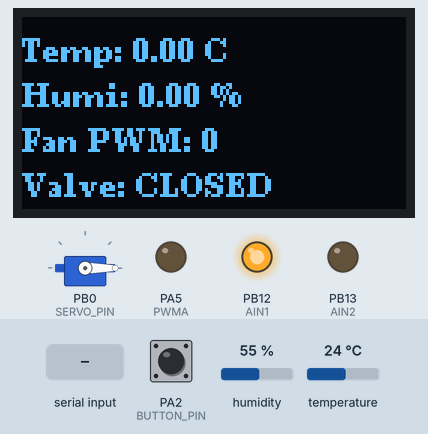
Recording of a sketch running on a simulated STM32 Blue Pill. Shown: 128×64 one-colour display, servo, output pins drawn as LEDs (lit = HIGH). The inputs (shaded band) are chosen by the test bench; at power-on: temperature 24 °C, PA2 (BUTTON_PIN) HIGH, humidity 55 %. What the sketch prints to the serial monitor is not drawn.

Above: at 1.2 s.
1.3 s: temperature set to 27 °C
At 2.3 s:
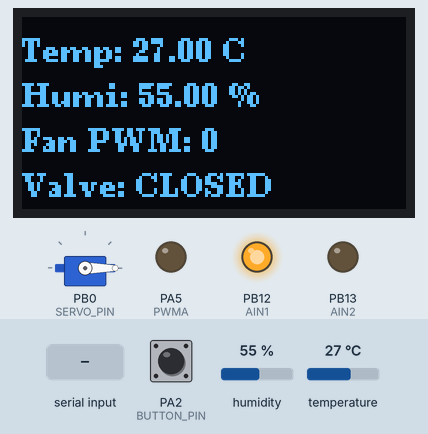
3.5 s: temperature set to 30 °C
At 6.6 s:
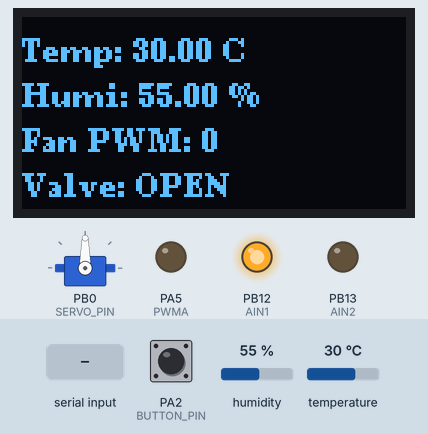
7.5 s: PA2 (BUTTON_PIN) pulled LOW for 0.15 s
At 8.7 s:
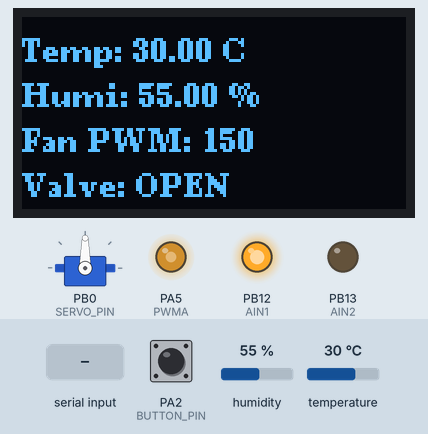
9.1 s: "VALVE_CLOSE\n" received over Serial
At 9.33 s:
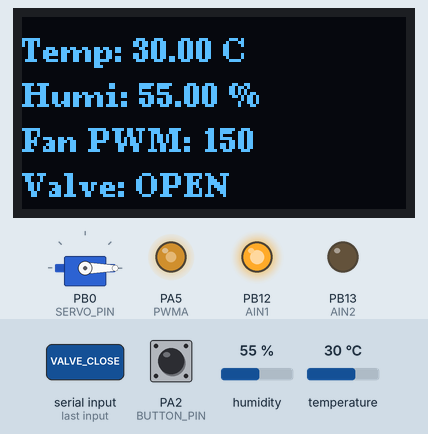
11.5 s: "FAN_PWM:90\n" received over Serial
At 11.8 s:
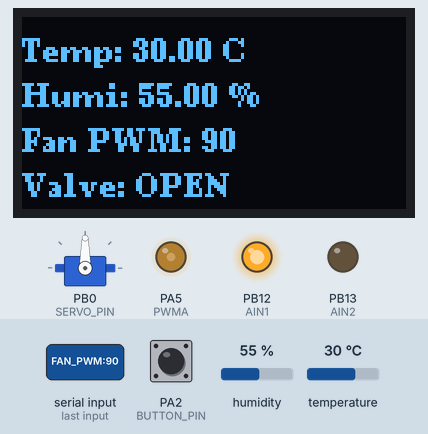
13.0 s: temperature set to 12 °C
At 15.0 s:
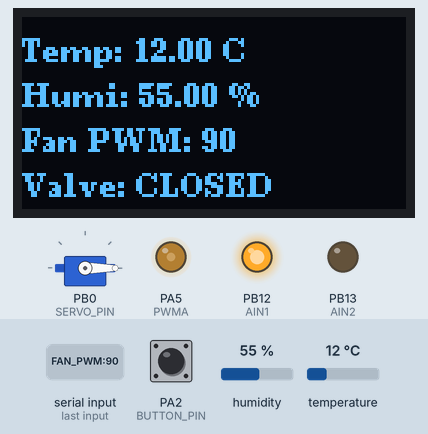
Timing chart, 0 to 16.5 s (numbered marks = the images above; inputs shaded):
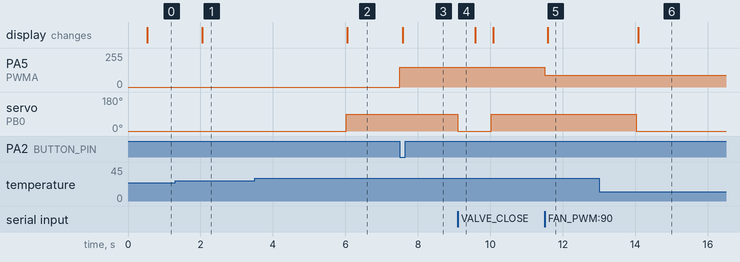

The sketch:

stm32_oled_valve_pid.ino
```cpp
// ============================================================
// STM32F103 + DHT11 + 风扇 + 舵机阀门 + OLED
//   · 新增：接收 FAN_PWM:<0-255> 指令，实现 PID 平滑调速
//   · 上报：T:温度,H:湿度,F:风扇(0/1),V:阀门(0/1),P:PWM(0-255)
//   · 风扇仅由指令控制（配合树莓派 PID）；阀门保留高温自动开（可关）
// 串口：Serial(PA9/PA10) @9600，接 ESP32 的 GPIO17/GPIO16
// ============================================================
#include <DHT.h>
#include <Wire.h>
#include <U8g2lib.h>
#include <Servo.h>

// --- 引脚定义 ---
#define DHTPIN PA0
#define DHTTYPE DHT11
#define AIN1 PB12
#define AIN2 PB13
#define PWMA PA5
#define BUTTON_PIN PA2
#define SERVO_PIN PB0

// 高温自动开阀门（风扇交给 PID 控制，这里只保留阀门自动逻辑；不需要就改成 0）
#define AUTO_VALVE_ON_HOT 1
#define HOT_TEMP 28.0

DHT dht(DHTPIN, DHTTYPE);
Servo valveServo;
U8G2_SSD1306_128X64_NONAME_F_HW_I2C u8g2(U8G2_R0, /* reset=*/ U8X8_PIN_NONE);

// --- 状态变量 ---
bool isFanOn = false;
bool isValveOpen = false;
int currentPwm = 0;              // 当前风扇 PWM(0-255)
int lastButtonState = HIGH;

unsigned long lastDhtReadTime = 0;
unsigned long lastSerialSendTime = 0;
unsigned long lastOledUpdateTime = 0;
const long dhtInterval = 2000;
const long serialInterval = 2000;
const long oledInterval = 500;
float currentTemp = 0.0;
float currentHumi = 0.0;

void setFanPwm(int pwm) {
  if (pwm < 0) pwm = 0;
  if (pwm > 255) pwm = 255;
  currentPwm = pwm;
  isFanOn = (pwm > 0);
  analogWrite(PWMA, pwm);
}

void setup() {
  pinMode(AIN1, OUTPUT);
  pinMode(AIN2, OUTPUT);
  pinMode(PWMA, OUTPUT);
  pinMode(BUTTON_PIN, INPUT_PULLUP);

  digitalWrite(AIN1, HIGH);
  digitalWrite(AIN2, LOW);
  setFanPwm(0);

  Serial.begin(9600);
  Serial.setTimeout(10);
  dht.begin();

  u8g2.begin();
  u8g2.setFont(u8g2_font_ncenB08_tr);

  valveServo.attach(SERVO_PIN);
  valveServo.write(0);
  isValveOpen = false;

  Serial.println("Industrial System Booted (PID-ready)...");
}

void loop() {
  unsigned long currentMillis = millis();

  // 任务1：本地按键（切换风扇全速/停）
  int currentButtonState = digitalRead(BUTTON_PIN);
  if (currentButtonState == LOW && lastButtonState == HIGH) {
    setFanPwm(isFanOn ? 0 : 150);
    delay(50);
  }
  lastButtonState = currentButtonState;

  // 任务2：读 DHT11 + 阀门高温自动
  if (currentMillis - lastDhtReadTime >= dhtInterval) {
    lastDhtReadTime = currentMillis;
    float t = dht.readTemperature();
    float h = dht.readHumidity();
    if (!isnan(t) && !isnan(h)) {
      currentTemp = t;
      currentHumi = h;
#if AUTO_VALVE_ON_HOT
      if (currentTemp > HOT_TEMP) {
        if (!isValveOpen) { isValveOpen = true; valveServo.write(90); }
      } else {
        if (isValveOpen) { isValveOpen = false; valveServo.write(0); }
      }
#endif
    }
  }

  // 任务3：接收远程指令（风扇 PWM / 开关 / 阀门）
  if (Serial.available() > 0) {
    String cmd = Serial.readStringUntil('\n');
    cmd.trim();
    if (cmd == "FAN_ON")  { setFanPwm(150); }
    if (cmd == "FAN_OFF") { setFanPwm(0); }
    if (cmd.startsWith("FAN_PWM:")) {          // PID 动态调速
      setFanPwm(cmd.substring(8).toInt());
    }
    if (cmd == "VALVE_OPEN")  { isValveOpen = true; valveServo.write(90); }
    if (cmd == "VALVE_CLOSE") { isValveOpen = false; valveServo.write(0); }
  }

  // 任务4：OLED（500ms）
  if (currentMillis - lastOledUpdateTime >= oledInterval) {
    lastOledUpdateTime = currentMillis;
    u8g2.clearBuffer();
    u8g2.setCursor(0, 15); u8g2.print("Temp: "); u8g2.print(currentTemp); u8g2.print(" C");
    u8g2.setCursor(0, 30); u8g2.print("Humi: "); u8g2.print(currentHumi); u8g2.print(" %");
    u8g2.setCursor(0, 45); u8g2.print("Fan PWM: "); u8g2.print(currentPwm);
    u8g2.setCursor(0, 60); u8g2.print("Valve: "); u8g2.print(isValveOpen ? "OPEN" : "CLOSED");
    u8g2.sendBuffer();
  }

  // 任务5：串口上报（含 PWM P:）
  if (currentMillis - lastSerialSendTime >= serialInterval) {
    lastSerialSendTime = currentMillis;
    Serial.print("T:"); Serial.print(currentTemp);
    Serial.print(",H:"); Serial.print(currentHumi);
    Serial.print(",F:"); Serial.print(isFanOn ? 1 : 0);
    Serial.print(",V:"); Serial.print(isValveOpen ? 1 : 0);
    Serial.print(",P:"); Serial.println(currentPwm);
  }
}
```

Measured:
- the behaviour switches between 28 and 29 °C on temperature (found by bisection; images 1 and 2)
- after the input at 1.3 s, the display: changes after 0.75 s (image 1)
- after the input at 3.5 s, servo on PB0 (SERVO_PIN): 0° → 90° after 2.5 s; the display: changes after 2.6 s (image 2)
- after the input at 7.5 s, PA5 (PWMA): 0/255 → 150/255 at once; the display: changes after 0.08 s (image 3)
- after the input at 9.1 s, servo on PB0 (SERVO_PIN): 90° → 0° at once, → 90° 0.92 s later
- after the input at 11.5 s, PA5 (PWMA): 150/255 → 90/255 at once; the display: changes after 0.08 s (image 5)
- after the input at 13.0 s, servo on PB0 (SERVO_PIN): 90° → 0° after 1.0 s; the display: changes after 1.1 s (image 6)
